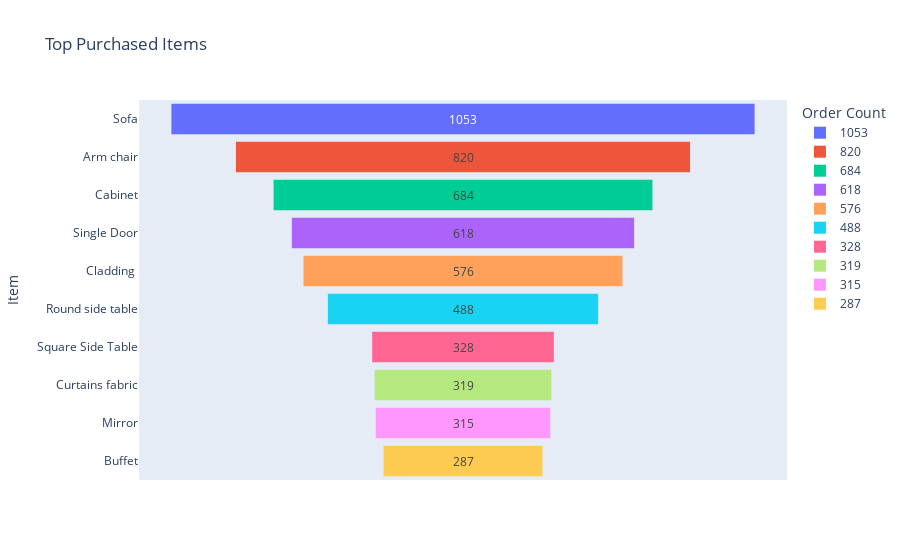

Write notebook code for a chart like this one.
### Code cell
item_orders = df.groupby("Item")["Order Count"].sum().sort_values(ascending=False)


top_items = item_orders[:10].reset_index()

fig = px.funnel(top_items, x="Order Count", y="Item", title="Top Purchased Items",
                color="Order Count")
fig.show()

### Figure 1 — Plotly figure (JSON) as saved in the notebook; plotly's stock layout.template omitted (floating-point values rounded to 4 significant figures)
{"data": [{"hovertemplate": "Order Count=%{x}<br>Item=%{y}<extra></extra>", "legendgroup": "1053", "marker": {"color": "#636efa"}, "name": "1053", "orientation": "h", "showlegend": true, "type": "funnel", "x": [1053], "xaxis": "x", "y": ["Sofa"], "yaxis": "y"}, {"hovertemplate": "Order Count=%{x}<br>Item=%{y}<extra></extra>", "legendgroup": "820", "marker": {"color": "#EF553B"}, "name": "820", "orientation": "h", "showlegend": true, "type": "funnel", "x": [820], "xaxis": "x", "y": ["Arm chair"], "yaxis": "y"}, {"hovertemplate": "Order Count=%{x}<br>Item=%{y}<extra></extra>", "legendgroup": "684", "marker": {"color": "#00cc96"}, "name": "684", "orientation": "h", "showlegend": true, "type": "funnel", "x": [684], "xaxis": "x", "y": ["Cabinet"], "yaxis": "y"}, {"hovertemplate": "Order Count=%{x}<br>Item=%{y}<extra></extra>", "legendgroup": "618", "marker": {"color": "#ab63fa"}, "name": "618", "orientation": "h", "showlegend": true, "type": "funnel", "x": [618], "xaxis": "x", "y": ["Single Door"], "yaxis": "y"}, {"hovertemplate": "Order Count=%{x}<br>Item=%{y}<extra></extra>", "legendgroup": "576", "marker": {"color": "#FFA15A"}, "name": "576", "orientation": "h", "showlegend": true, "type": "funnel", "x": [576], "xaxis": "x", "y": ["Cladding "], "yaxis": "y"}, {"hovertemplate": "Order Count=%{x}<br>Item=%{y}<extra></extra>", "legendgroup": "488", "marker": {"color": "#19d3f3"}, "name": "488", "orientation": "h", "showlegend": true, "type": "funnel", "x": [488], "xaxis": "x", "y": ["Round side table"], "yaxis": "y"}, {"hovertemplate": "Order Count=%{x}<br>Item=%{y}<extra></extra>", "legendgroup": "328", "marker": {"color": "#FF6692"}, "name": "328", "orientation": "h", "showlegend": true, "type": "funnel", "x": [328], "xaxis": "x", "y": ["Square Side Table"], "yaxis": "y"}, {"hovertemplate": "Order Count=%{x}<br>Item=%{y}<extra></extra>", "legendgroup": "319", "marker": {"color": "#B6E880"}, "name": "319", "orientation": "h", "showlegend": true, "type": "funnel", "x": [319], "xaxis": "x", "y": ["Curtains fabric"], "yaxis": "y"}, {"hovertemplate": "Order Count=%{x}<br>Item=%{y}<extra></extra>", "legendgroup": "315", "marker": {"color": "#FF97FF"}, "name": "315", "orientation": "h", "showlegend": true, "type": "funnel", "x": [315], "xaxis": "x", "y": ["Mirror"], "yaxis": "y"}, {"hovertemplate": "Order Count=%{x}<br>Item=%{y}<extra></extra>", "legendgroup": "287", "marker": {"color": "#FECB52"}, "name": "287", "orientation": "h", "showlegend": true, "type": "funnel", "x": [287], "xaxis": "x", "y": ["Buffet"], "yaxis": "y"}], "layout": {"autosize": true, "legend": {"title": {"text": "Order Count"}, "tracegroupgap": 0}, "title": {"text": "Top Purchased Items"}, "xaxis": {"anchor": "y", "autorange": true, "categoryarray": [1053, 820, 684, 618, 576, 488, 328, 319, 315, 287], "categoryorder": "array", "domain": [0, 1], "range": [-585, 585], "title": {"text": "Order Count"}, "type": "linear"}, "yaxis": {"anchor": "x", "autorange": true, "domain": [0, 1], "range": [9.5, -0.5], "title": {"text": "Item"}, "type": "category"}}}
